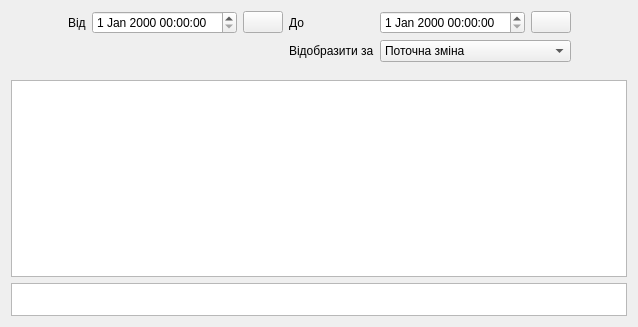
<?xml version="1.0" encoding="UTF-8"?>
<ui version="4.0">
 <class>GpReport</class>
 <widget class="QWidget" name="Report">
  <property name="geometry">
   <rect>
    <x>0</x>
    <y>0</y>
    <width>638</width>
    <height>327</height>
   </rect>
  </property>
  <property name="windowTitle">
   <string>Form</string>
  </property>
  <layout class="QGridLayout" name="gridLayout">
   <item row="0" column="4">
    <widget class="QLabel" name="label_3">
     <property name="text">
      <string>До</string>
     </property>
    </widget>
   </item>
   <item row="0" column="2">
    <widget class="QDateTimeEdit" name="sbStart"/>
   </item>
   <item row="0" column="0" rowspan="2">
    <spacer name="horizontalSpacer_2">
     <property name="orientation">
      <enum>Qt::Horizontal</enum>
     </property>
     <property name="sizeHint" stdset="0">
      <size>
       <width>40</width>
       <height>20</height>
      </size>
     </property>
    </spacer>
   </item>
   <item row="0" column="3">
    <widget class="QPushButton" name="bnStart">
     <property name="icon">
      <iconset>
       <normaloff>:/butons/pict/calendar_48x48.png</normaloff>:/butons/pict/calendar_48x48.png</iconset>
     </property>
    </widget>
   </item>
   <item row="4" column="0" colspan="8">
    <widget class="QTableView" name="twReport"/>
   </item>
   <item row="0" column="7" rowspan="4">
    <spacer name="horizontalSpacer">
     <property name="orientation">
      <enum>Qt::Horizontal</enum>
     </property>
     <property name="sizeHint" stdset="0">
      <size>
       <width>40</width>
       <height>20</height>
      </size>
     </property>
    </spacer>
   </item>
   <item row="0" column="5">
    <widget class="QDateTimeEdit" name="sbStop"/>
   </item>
   <item row="0" column="1">
    <widget class="QLabel" name="label_2">
     <property name="text">
      <string>Від</string>
     </property>
    </widget>
   </item>
   <item row="1" column="5" colspan="2">
    <widget class="QComboBox" name="cbSelZm">
     <item>
      <property name="text">
       <string>Поточна зміна</string>
      </property>
     </item>
     <item>
      <property name="text">
       <string>Попердня зміна</string>
      </property>
     </item>
     <item>
      <property name="text">
       <string>Поточна+Попередея</string>
      </property>
     </item>
     <item>
      <property name="text">
       <string>Інший діапазон</string>
      </property>
     </item>
     <item>
      <property name="text">
       <string>Останніх 10 записів</string>
      </property>
     </item>
    </widget>
   </item>
   <item row="0" column="6">
    <widget class="QPushButton" name="bnStop">
     <property name="icon">
      <iconset>
       <normaloff>:/butons/pict/calendar_48x48.png</normaloff>:/butons/pict/calendar_48x48.png</iconset>
     </property>
    </widget>
   </item>
   <item row="1" column="4">
    <widget class="QLabel" name="label_4">
     <property name="text">
      <string>Відобразити за</string>
     </property>
    </widget>
   </item>
   <item row="5" column="0" colspan="8">
    <widget class="QTableView" name="twReportAgr">
     <property name="minimumSize">
      <size>
       <width>0</width>
       <height>33</height>
      </size>
     </property>
     <property name="maximumSize">
      <size>
       <width>16777215</width>
       <height>33</height>
      </size>
     </property>
     <attribute name="horizontalHeaderVisible">
      <bool>false</bool>
     </attribute>
    </widget>
   </item>
  </layout>
 </widget>
 <resources/>
 <connections/>
</ui>
